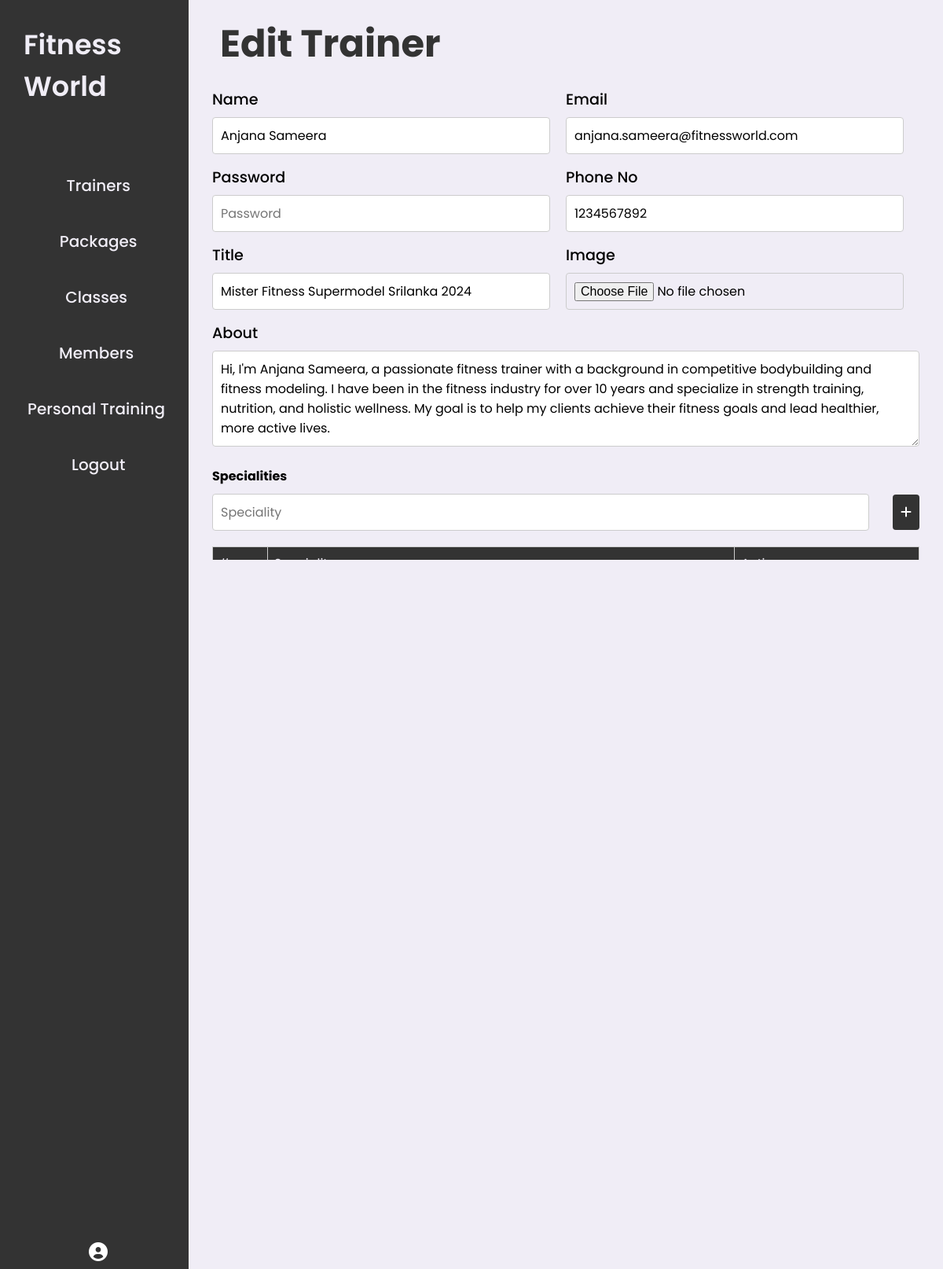
The app's page /admin/newTrainer.php?trainerID=2 with its own data.
### tables this page shows
CREATE TABLE `trainers` (
  `trainerID` int(11) NOT NULL,
  `userID` int(11) DEFAULT NULL,
  `title` varchar(255) DEFAULT NULL,
  `about` text DEFAULT NULL,
  `imageurl` text DEFAULT NULL
);

CREATE TABLE `users` (
  `userID` int(11) NOT NULL,
  `email` varchar(50) NOT NULL,
  `password` text DEFAULT NULL,
  `contactNo` varchar(100) DEFAULT NULL,
  `name` varchar(255) DEFAULT NULL,
  `role` enum('Member','Trainer','Admin') DEFAULT NULL
);

### admin/newTrainer.php (the view, shortened to what this page needs)
<?php
include '../connection.php';
if (isset($_GET['trainerID'])) {
    $trainerID = $_GET['trainerID'];
    $fetchTrainerQuery = "SELECT u.userID, u.email, u.contactNo, u.name, t.title, t.about, t.imageurl
                         FROM users u
                         JOIN trainers t ON u.userID = t.userID
                         WHERE t.trainerID = ?";
    $stmt = $con->prepare($fetchTrainerQuery);
    $stmt->bind_param("i", $trainerID);
    $stmt->execute();
    $result = $stmt->get_result();
    if ($result->num_rows > 0) {
        $row = $result->fetch_assoc();
        $name = $row['name'];
        $email = $row['email'];
        $userID = $row['userID'];
        $phone = $row['contactNo'];
        $title = $row['title'];
        $about = $row['about'];
    } else {
        echo "Trainer not found.";
        exit();
    }
}
?>
<!DOCTYPE html>
<html lang="en">
<head>
    <link rel="stylesheet" href="../assets/css/styleadmin.css">
    <link rel="stylesheet" href="https://cdnjs.cloudflare.com/ajax/libs/font-awesome/6.0.0-beta3/css/all.min.css">
</head>
<body>
    <div class="admin-container">
        <?php include("sidemenu.php"); ?>
        <div class="content">
            <div class="content-header">
                <h1><?php echo isset($_GET['trainerID']) ? 'Edit Trainer' : 'Add Trainer'; ?></h1>
            </div>
            <div id="create-trainer" class="content-section-form">
                <form id="trainer-form" action="<?php echo isset($_GET['trainerID']) ? 'dbconn/addTrainer.php?trainerID=' . $_GET['trainerID'].'&userID='.$userID.'' : 'dbconn/addTrainer.php'; ?>" method="POST" enctype="multipart/form-data">
                    <div class="form-group">
                        <div class="col">
                            <label for="trainer-name">Name</label>
                            <input type="text" id="trainer-name" name="name" placeholder="Name" required value="<?php echo isset($name) ? $name : ''; ?>">
                        </div>
                        <div class="col">
                            <label for="trainer-email">Email</label>
                            <input type="email" id="trainer-email" name="email" placeholder="Email" required value="<?php echo isset($email) ? $email : ''; ?>">
                        </div>
                    </div>
                    <div class="form-group">
                        <div class="col">
                            <label for="trainer-password">Password</label>
                            <input type="password" id="trainer-password" name="password" placeholder="Password" required>
                        </div>
                        <div class="col">
                            <label for="trainer-phone">Phone No</label>
                            <input type="text" id="trainer-phone" name="phone" placeholder="Phone No" required value="<?php echo isset($phone) ? $phone : ''; ?>">
                        </div>
                    </div>
                    <div class="form-group">
                        <div class="col">
                            <label for="trainer-title">Title</label>
                            <input type="text" id="trainer-title" name="title" placeholder="Title" required value="<?php echo isset($title) ? $title : ''; ?>">
                        </div>
                        <div class="col">
                            <label for="trainer-image">Image</label>
                            <input type="file" id="trainer-image" name="image" accept="image/*">
                        </div>
                    </div>
                    <div class="form-group">
                        <div class="col">
                            <label for="trainer-about">About</label>
                            <textarea style="width:900px;" id="trainer-about" name="about" rows="4" placeholder="About the Trainer"><?php echo isset($about) ? $about : ''; ?></textarea>
                        </div>
                    </div>
                    <div class="ticket-sec">
                        <div class="title-sec">
                            <label for="trainer-specialities">Specialities</label>
                        </div>
                        <div class="ticket-cat">
                            <div class="sec-one">
                                <input type="text" id="speciality-name" placeholder="Speciality">
                            </div>
                            <button type="button" id="add-speciality-btn"><i class="fas fa-plus"></i></button>
                        </div>
                        <div class="table-sec">
                            <table id="speciality-table" class="artist-table" style="margin-bottom: 20px;">
                                <thead>
                                    <tr>
                                        <th>#</th>
                                        <th>Speciality</th>
                                        <th>Action</th>
                                    </tr>
                                </thead>
                            </table>
                        </div>
                    </div>
                </form>
            </div>
        </div>
    </div>
</body>
</html>

### assets/css/styleadmin.css (style rules this page uses)
* { margin: 0; padding: 0; box-sizing: border-box; list-style: none; font-family: "Poppins", sans-serif; font-weight: 400; font-style: normal; text-decoration: none; font-size: 16px; }
:root { --lightpurple: #4d4d4d; --darkblue: #333; --silver: #f0edf6; --hover: rgb(43, 43, 43); --white: #ADBBDA; --middle:#5c5c5c; --main-color: #009ef9; }
body { width: 100%; height: 100vh; display: flex; }
.admin-container { display: flex; width: 100%; height: 100vh; }
.content { background-color: var(--silver); flex: 1; overflow-y: auto; }
.content-header { background-color: var(--ash); padding: 20px 40px; }
.content-header h1 { font-size: 3rem; font-weight: bold; color: var(--darkblue); }
.content-section-form { width: 100%; display: flex; justify-content: center; max-height: 600px; overflow-y: scroll; }
.artist-table { width: 100%; margin-top: 20px; border-collapse: collapse; }
.artist-table th, .artist-table td { border: 1px solid #ccc; padding: 8px; text-align: left; }
.form-group { margin-bottom: 1.5rem; text-align: left; }
.form-group label { display: block; font-size: 1.2rem; font-weight: 500; margin-bottom: 0.5rem; }
.form-group input, .form-group textarea { width: 420px; padding: 0.8rem; font-size: 1rem; border: 1px solid #ccc; border-radius: 5px; transition: border-color 0.3s ease; }
.form-group textarea { resize: vertical; }
.form-group { margin-bottom: 15px; display: flex; flex-direction: row; width: 100%; }
.col { display: flex; flex-direction: column; width: 50%; }
label { font-weight: bold; display: block; margin-bottom: 5px; }
textarea { width: calc(100% - 20px); padding: 10px; border: 1px solid #ccc; border-radius: 4px; box-sizing: border-box; font-size: 1rem; }
.form-group input[type="text"],.form-group input[type="date"],.form-group input[type="time"], .form-group select,.form-group input[type="number"],.form-group textarea, .form-group input[type="file"],.form-group input[type="email"],.form-group input[type="password"] { width: calc(100% - 20px); padding: 10px; border: 1px solid #ccc; border-radius: 4px; box-sizing: border-box; font-size: 1rem; }
.sec-one input { width: calc(100% - 20px); padding: 10px; border: 1px solid #ccc; border-radius: 4px; box-sizing: border-box; font-size: 1rem; }
.artist-table th { background-color: var(--darkblue); color: var(--silver); }
.ticket-cat { display: flex; align-items: center; margin-bottom: 15px; }
.sec-one { flex: 1; margin-right: 10px; }
.ticket-sec button { background-color: var(--darkblue); color: #fff; border: none; padding: 10px; border-radius: 4px; cursor: pointer; transition: background-color 0.3s; }
.title-sec { padding: 10px 0px 5px 0px; }

### records on screen
trainers: name "Anjana Sameera", email "anjana.sameera@fitnessworld.com", phone "1234567892", title "Mister Fitness Supermodel Srilanka 2024", about "Hi, I'm Anjana Sameera, a passionate fitness trainer with a background in competitive bodybuilding and fitness modeling. I have been in the fitness industry for over 10 years and specialize in strength training, nutrition, and holistic wellness. My goal is to help my clients achieve their fitness goals and lead healthier, more active lives."
